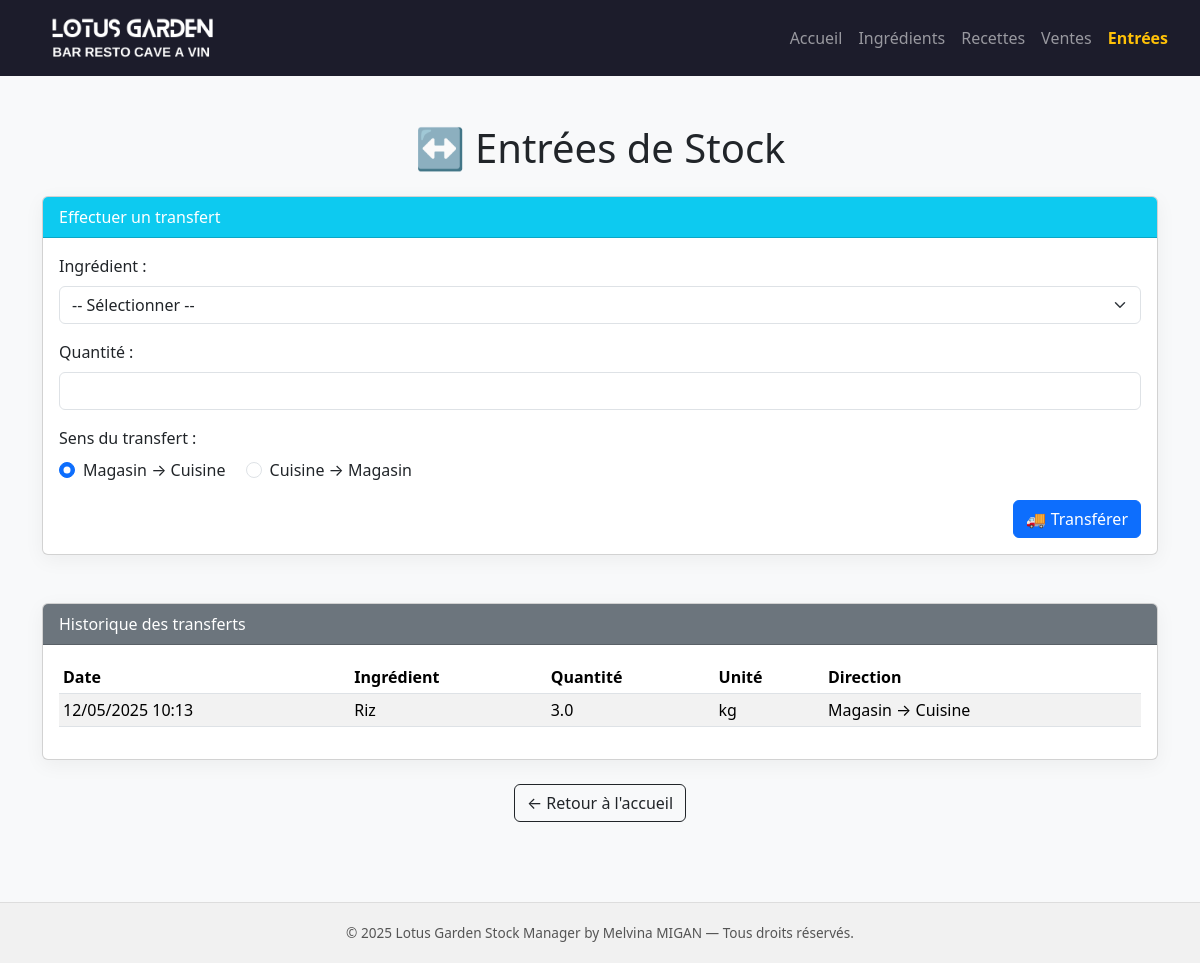
Before: /transfert with the older database file.
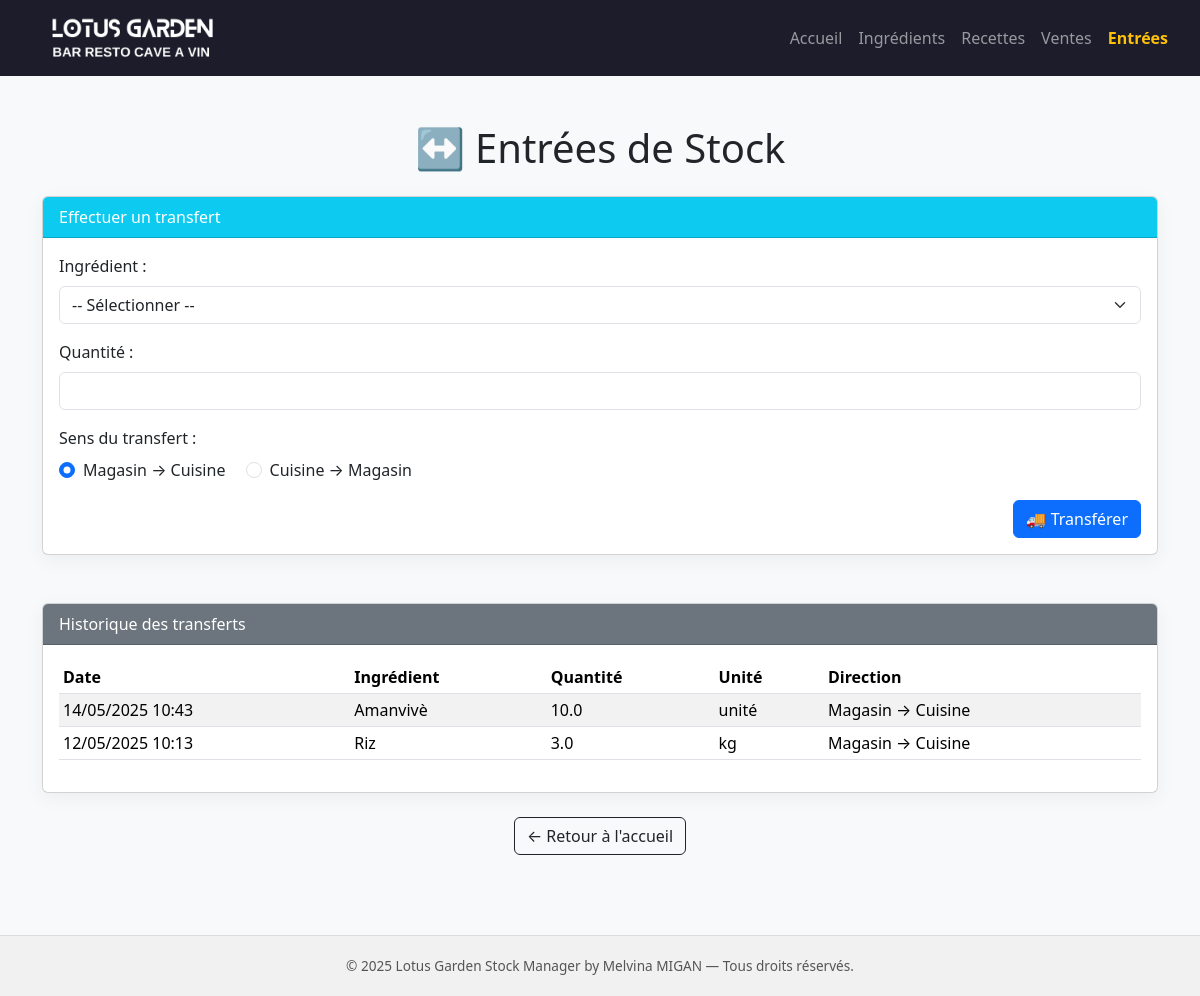
After: the same page with the newer database file.
### app.py (models this page shows)
class HistoriqueTransfert(db.Model):
    id = db.Column(db.Integer, primary_key=True)
    ingredient_id = db.Column(db.Integer, db.ForeignKey('ingredient.id'), nullable=False)
    quantite = db.Column(db.Float, nullable=False)
    unite = db.Column(db.String(50), nullable=False)
    date = db.Column(db.DateTime, default=datetime.utcnow)
    sens = db.Column(db.String(20), nullable=False)
    ingredient = db.relationship('Ingredient', backref='transferts')

class Ingredient(db.Model):
    id = db.Column(db.Integer, primary_key=True)
    nom = db.Column(db.String(100), nullable=False)
    unite = db.Column(db.String(50), nullable=False)
    stock_cuisine = db.Column(db.Float, nullable=False, default=0.0)
    stock_magasin = db.Column(db.Float, nullable=False, default=0.0)

### app.py (the view, shortened to what this page needs)
@app.route('/transfert', methods=['GET', 'POST'])
def transfert():
    ingredients = Ingredient.query.order_by(Ingredient.nom.asc()).all()
    transferts = HistoriqueTransfert.query.order_by(HistoriqueTransfert.date.desc()).all()
    return render_template('transfert.html', ingredients=ingredients, transferts=transferts)

### app.py (called while the page is built)
@app.context_processor
def inject_request():
    return dict(request=request)

### templates/transfert.html (shortened to what the changed rows need)
<!DOCTYPE html>
<html lang="fr">
<head>
    <link rel="stylesheet" href="https://cdn.jsdelivr.net/npm/bootstrap@5.3.0/dist/css/bootstrap.min.css">
    <link rel="stylesheet" href="https://cdn.jsdelivr.net/npm/bootstrap-icons@1.10.5/font/bootstrap-icons.css">
    <link rel="stylesheet" href="https://cdnjs.cloudflare.com/ajax/libs/animate.css/4.1.1/animate.min.css"/>
</head>
<body>
<nav class="navbar navbar-expand-lg navbar-dark px-4">
    <div class="collapse navbar-collapse" id="navbarNav">
        <ul class="navbar-nav ms-auto">
            {% set nav_links = [
                ('home', 'Accueil'),
                ('ajouter', 'Ingrédients'),
                ('recettes', 'Recettes'),
                ('ventes', 'Ventes'),
                ('transfert', 'Entrées')
            ] %}
            {% for endpoint, label in nav_links %}
            <li class="nav-item">
                <a class="nav-link {{ 'active text-warning fw-bold' if request.path == url_for(endpoint) else '' }}" href="{{ url_for(endpoint) }}">{{ label }}</a>
            </li>
            {% endfor %}
        </ul>
    </div>
</nav>
  <head>
    <link href="https://cdn.jsdelivr.net/npm/bootstrap@5.3.3/dist/css/bootstrap.min.css" rel="stylesheet">
  </head>
  <body class="bg-light">
    <div class="container mt-5">
      <h1 class="text-center mb-4">↔️ Entrées de Stock</h1>
      <div class="card">
        <div class="card-body">
          {% if transferts %}
            <table class="table table-sm table-striped">
              <thead>
                <tr>
                  <th>Date</th>
                  <th>Ingrédient</th>
                  <th>Quantité</th>
                  <th>Unité</th>
                  <th>Direction</th>
                </tr>
              </thead>
              <tbody>
                {% for t in transferts %}
                  <tr>
                    <td>{{ t.date.strftime('%d/%m/%Y %H:%M') }}</td>
                    <td>{{ t.ingredient.nom }}</td>
                    <td>{{ t.quantite }}</td>
                    <td>{{ t.unite }}</td>
                    <td>
                      {% if t.sens == 'magasin_vers_cuisine' %}
                        Magasin → Cuisine
                      {% else %}
                        Cuisine → Magasin
                      {% endif %}
                    </td>
                  </tr>
                {% endfor %}
              </tbody>
            </table>
          {% else %}
            <p class="text-muted">Aucun transfert enregistré.</p>
          {% endif %}
        </div>
      </div>
</div>
  </body>
</html>

Changed rows visible on the page:
added HistoriqueTransfert: date "14/05/2025 10:43", ingredient.nom "Amanvivè", quantite "10.0", unite "unité", shows "Magasin → Cuisine"
